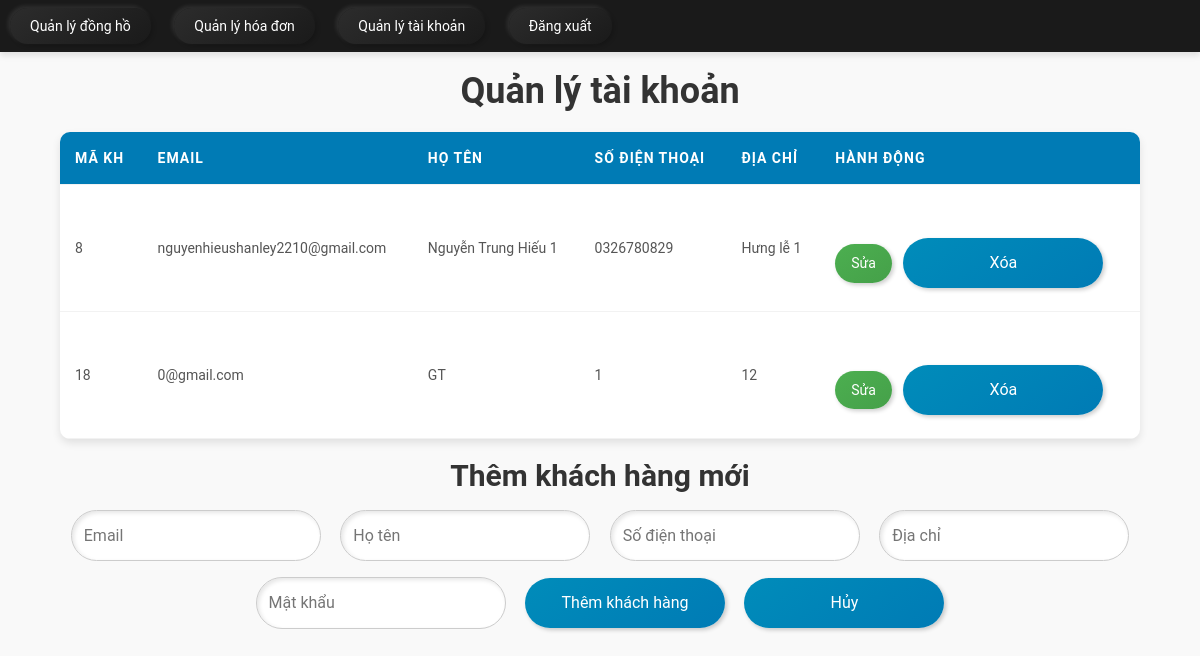
/admin/quanlytaikhoan.php (signed in), run on the app's committed database.
### tables this page shows
CREATE TABLE IF NOT EXISTS `khachhang` (
  `makh` int NOT NULL AUTO_INCREMENT,
  `email` varchar(50) NOT NULL,
  `password` varchar(255) NOT NULL,
  `hotenkh` varchar(255) NOT NULL,
  `sdt` varchar(10) NOT NULL,
  `diachi` varchar(255) NOT NULL,
  `avatar` varchar(255) NOT NULL,
  PRIMARY KEY (`makh`)
);

### admin/quanlytaikhoan.php (the view, shortened to what this page needs)
<?php
$conn = getDbConnection();
$message = "";
$type = "";
$stmt = $conn->prepare("SELECT * FROM khachhang");
$stmt->execute();
$result = $stmt->get_result();
$customers = [];
while ($row = $result->fetch_assoc()) {
    $customers[] = $row;
}
?>
<!DOCTYPE html>
<html lang="vi">
<head>
    <link rel="stylesheet" href="../assets/css/bootstrap.min.css">
    <link rel="stylesheet" href="admin.css">
</head>
<body onload="showMessage('<?php echo $message; ?>', '<?php echo $type; ?>')">
    <div class="menu">
        <a href="quanlydongho.php">Quản lý đồng hồ</a>
        <a href="quanlyhoadon.php">Quản lý hóa đơn</a>
        <a href="quanlytaikhoan.php">Quản lý tài khoản</a>
        <a href="logoutad.php">Đăng xuất</a>
    </div>
    <h1>Quản lý tài khoản</h1>
    <table>
        <thead>
            <tr>
                <th>Mã KH</th>
                <th>Email</th>
                <th>Họ tên</th>
                <th>Số điện thoại</th>
                <th>Địa chỉ</th>
                <th>Hành động</th>
            </tr>
        </thead>
        <tbody>
            <?php foreach ($customers as $row): ?>
                <tr>
                    <td><?= htmlspecialchars($row['makh']) ?></td>
                    <td><?= htmlspecialchars($row['email']) ?></td>
                    <td><?= htmlspecialchars($row['hotenkh']) ?></td>
                    <td><?= htmlspecialchars($row['sdt']) ?></td>
                    <td><?= htmlspecialchars($row['diachi']) ?></td>
                    <td>
                        <button type="button" onclick="editCustomer(<?= $row['makh'] ?>, '<?= htmlspecialchars($row['email']) ?>', '<?= htmlspecialchars($row['hotenkh']) ?>', '<?= htmlspecialchars($row['sdt']) ?>', '<?= htmlspecialchars($row['diachi']) ?>')">Sửa</button>
                        <form method="post" style="display:inline-block;">
                            <button type="submit" name="delete_customer" onclick="return confirm('Bạn có chắc chắn muốn xóa khách hàng này không?');">Xóa</button>
                        </form>
                    </td>
                </tr>
            <?php endforeach; ?>
        </tbody>
    </table>
    <form id="addForm" method="post" style="margin-top: 20px;">
        <h2>Thêm khách hàng mới</h2>
        <input type="text" name="email" placeholder="Email" required>
        <input type="text" name="hotenkh" placeholder="Họ tên" required>
        <input type="text" name="sdt" placeholder="Số điện thoại" required>
        <input type="text" name="diachi" placeholder="Địa chỉ" required>
        <input type="password" name="password" placeholder="Mật khẩu">
        <button type="submit" name="add_customer">Thêm khách hàng</button>
        <button type="button" onclick="document.getElementById('addForm').style.display='none'">Hủy</button>
    </form>
</body>
</html>

### admin/admin.css (style rules this page uses)
body { font-family: 'Roboto', sans-serif; background-color: #f9f9f9; margin: 0; padding: 0; color: #444; line-height: 1.6; }
h1, h2 { color: #333; text-align: center; margin-top: 20px; font-weight: 700; }
.menu { background-color: #1a1a1a; padding: 15px 0; box-shadow: 0 4px 6px rgba(0, 0, 0, 0.1); position: sticky; top: 0; z-index: 1000; }
.menu a { color: #fff; padding: 10px 20px; text-decoration: none; margin: 0 10px; background: linear-gradient(145deg, #2c2c2c, #1a1a1a); border-radius: 30px; box-shadow: 2px 2px 4px rgba(0, 0, 0, 0.2), -2px -2px 4px rgba(255, 255, 255, 0.1); transition: all 0.3s ease; }
table { width: 90%; margin: 20px auto; border-collapse: collapse; background-color: #fff; box-shadow: 0 4px 8px rgba(0, 0, 0, 0.1); border-radius: 10px; overflow: hidden; }
th, td { padding: 15px; text-align: left; border-bottom: 1px solid #f2f2f2; }
th { background-color: #007bb5; color: #fff; text-transform: uppercase; font-size: 14px; letter-spacing: 1px; }
td { font-size: 14px; color: #555; }
button { background: linear-gradient(145deg, #4caf50, #45a049); color: white; padding: 8px 16px; border: none; cursor: pointer; border-radius: 20px; font-size: 14px; transition: all 0.3s ease; box-shadow: 2px 2px 4px rgba(0, 0, 0, 0.2), -2px -2px 4px rgba(255, 255, 255, 0.1); }
form { margin-top: 30px; text-align: center; }
form input, form button { padding: 12px; margin: 8px; font-size: 16px; border-radius: 30px; border: 1px solid #ccc; outline: none; transition: all 0.3s ease; width: 250px; box-shadow: inset 2px 2px 4px rgba(0, 0, 0, 0.1), inset -2px -2px 4px rgba(255, 255, 255, 0.2); }
form button { background: linear-gradient(145deg, #008cba, #007bb5); color: #fff; border: none; cursor: pointer; width: 200px; box-shadow: 2px 2px 4px rgba(0, 0, 0, 0.2), -2px -2px 4px rgba(255, 255, 255, 0.1); }

### data on the page
khachhang: makh "8", email "nguyenhieushanley2210@gmail.com", hotenkh "Nguyễn Trung Hiếu 1", sdt "0326780829", diachi "Hưng lễ 1"
khachhang: makh "18", email "0@gmail.com", hotenkh "GT", sdt "1", diachi "12"
